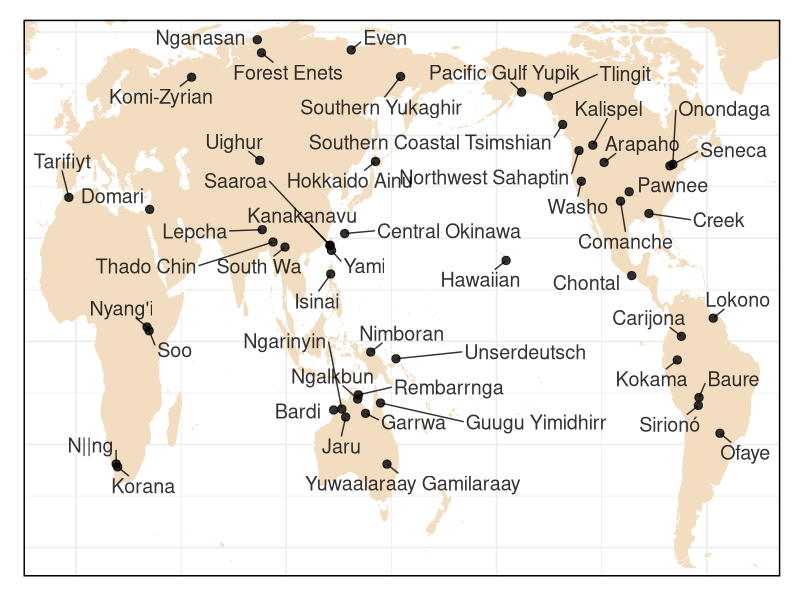
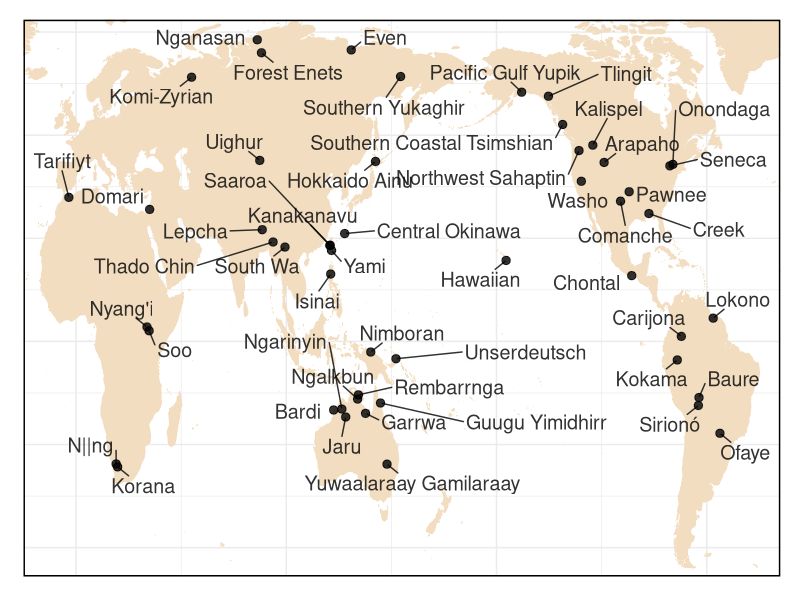

These figures' R source, in order: (Note: this script raises an error after producing the figures.)
#' Plots GATA
#' D E Blasi

#' Load libraries
require(tidyverse)
require(ggrepel)

#' Load data ("languages" is actually a csv...)
gata<-read_csv("../raw/gata_raw.csv")
lgs<-read_csv("../cldf/languages.csv")
parameters<-read_csv("../cldf/parameters.csv")

gata<-left_join(gata,parameters,by=c("Parameter_ID"="Shortname"))

#' Map

#' Shift coordinates to accommodate a Pacific-centered view
lgs$Longitude<-sapply(lgs$Longitude,function(x) ifelse(x<(-25),x + 360,x))

#' Produce maps
world <- map_data('world', interior=F, wrap=c(-25,335), ylim=c(-54,79))

gata_map <- ggplot()+
  theme_bw()+ 
  scale_y_continuous(expand = c(0,0),limits = c(-57,78)) + 
  scale_x_continuous(expand = c(0,0)) + 
  theme(panel.border = element_rect(size=1,color="black"),
        panel.background = element_rect(),
        plot.title = element_text(size=26,hjust=0.7),
        plot.subtitle = element_text(size=16),
        axis.line = element_blank(),
        axis.text.x = element_blank(),  
        axis.text.y = element_blank(),  
        axis.ticks = element_blank(),  
        axis.title.x = element_blank(),  
        axis.title.y = element_blank(),
        legend.position = c(0.62,0.3),
        legend.title = element_text(face="bold",size=20),
        legend.text = element_text(size=16),
        plot.margin=margin(0.5,0.5,0.5,0.5,unit="cm"),
        legend.key.height = unit(6,"mm"),
        legend.background = element_rect(fill="white",color="black"))+
  geom_polygon(data=world,
               aes(x=long,y=lat,group=group),
               colour="#F2DDC1",size=0.2, fill="#F2DDC1")+
  geom_point(data=lgs, 
                  aes(x=Longitude, 
                      y=Latitude),
                  color="black",
                  size=2.5,
                  alpha=0.8)+
  geom_text_repel(data=lgs, 
             aes(x=Longitude, 
                 y=Latitude,
                 label=Name),
             color="black",
             size=5,
             box.padding=0.5,
             max.overlaps=99,
             alpha=0.8)
gata_map
ggsave("plot_gata_map.png", gata_map)

#' Time interval density
plyr::ddply(gata,"Language_ID",function(x) abs(diff(unique(x$Year)))) %>%
  ggplot(aes(x=V1,fill=..density..))+
  geom_histogram(bins=20)+
  labs(x="Years between grammars",y="")+
  theme_minimal()+
  theme(axis.title =element_text(size=15),
        axis.text.x = element_text(size=15),
        axis.text.y = element_blank(),
        legend.position = "none",
        plot.background = element_rect(),
        panel.background = element_rect(),
        legend.background = element_rect(fill="white",color="black"),
        plot.margin=margin(0.5,0.5,0.5,0.5,unit="cm"))+
  scale_fill_gradient(low="#4C3F91",high="#FF5677")+
  scale_x_continuous(expand = c(0,0))+
  scale_y_continuous(expand=c(0,0))

ggsave("plot_gata_intervals.png",width = 6,height=2.5)

#' Data coverage
gata %>% plyr::ddply("Category",function(x) data.frame(Value=c(1-sum(is.na(x$Value)/nrow(x)),sum(is.na(x$Value))/nrow(x)),
                                                       Type=c("Attested","Not attested"))) %>%
  ggplot(aes(x="",y=Value,fill=Type))+
    geom_col()+
    coord_polar(theta="y")+
    facet_wrap(~Category)+
  theme_minimal()+
  theme(axis.text = element_blank(),
        legend.position = "bottom",
        legend.title = element_blank(),
        legend.text = element_text(size=16),
        panel.grid = element_blank(),
        strip.text = element_text(size=12),
        plot.background = element_rect(color="white"))+
  scale_fill_manual(values=c("#09015F","#AF0069"))+
  labs(x="",y="")

ggsave("plot_gata_coverage.png",width=9,height=6)

#' Show change
gata_change<-gata %>% 
  plyr::ddply(c("Language_ID","Parameter_ID","Category"),
              function(x) data.frame(Interval=abs(diff(unique(x$Year))),
                                     Difference=ifelse(anyNA(x$Value),NA,
                                                       ifelse(length(unique(x$Value))==1,0,1))))

gata_change %>%
  ggplot(aes(y=Difference,x=Interval))+
  geom_point(size=2,alpha=0.7,color="#00A19D")+
  geom_smooth(se=F,size=3,color="#99DDCC")+
  theme_minimal()+
  facet_wrap(~Category)+
  theme(legend.position = "none",
        panel.background = element_rect(color="black"),
        strip.text = element_text(size=15),
        axis.text = element_text(size=12),
        axis.title = element_text(size=15),
        plot.background = element_rect(color="white"))+
  scale_y_continuous(breaks=c(0,0.5,1),
                     expand=c(0.05,0.05))+
  labs(x="Years between grammars",
       y="Change")

ggsave("plot_gata_change.png",width=9,height=6)
